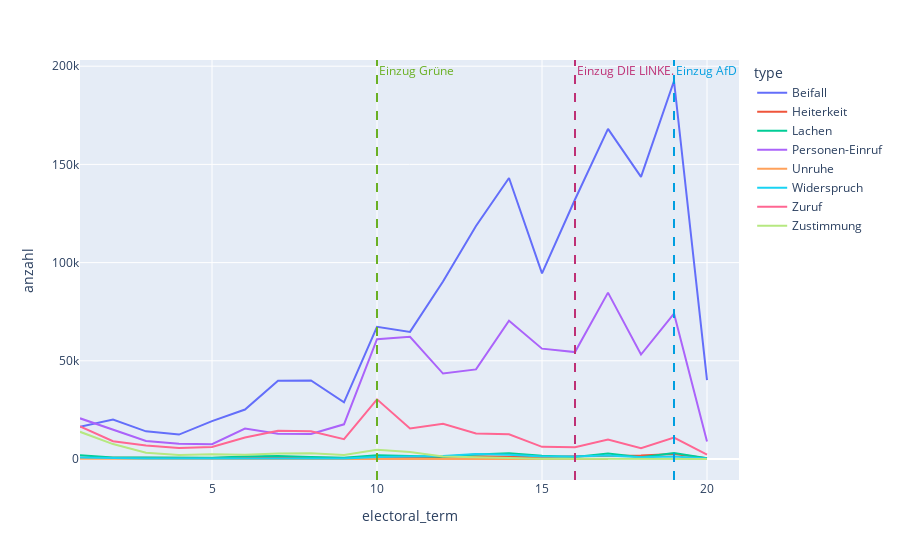

The cell this chart's notebook holds for it:
### Code cell
fig = px.line(grouped_all,x="electoral_term" , y="anzahl", color="type")
einzug_wahlperioden = {
    "Grüne": 10,
    "DIE LINKE.": 16,
    "AfD": 19
}

farben_linie = {
    "Grüne": "#6AB023",
    "DIE LINKE.": "#BE3075",
    "AfD": "#009EE0"
}

for partei, wahlperiode in einzug_wahlperioden.items():
    fig.add_vline(
        x=wahlperiode,
        line_width=2,
        line_dash="dash",
        line_color=farben_linie[partei],
        annotation_text=f"Einzug {partei}",
        annotation_position="top right",
        annotation_font_color=farben_linie[partei]
    )
fig.show()

### Figure 1 — Plotly figure (JSON) as saved in the notebook; plotly's stock layout.template omitted (floating-point values rounded to 4 significant figures)
{"data": [{"hovertemplate": "type=Beifall<br>electoral_term=%{x}<br>anzahl=%{y}<extra></extra>", "legendgroup": "Beifall", "line": {"color": "#636efa", "dash": "solid"}, "marker": {"symbol": "circle"}, "mode": "lines", "name": "Beifall", "orientation": "v", "showlegend": true, "type": "scatter", "x": [1, 2, 3, 4, 5, 6, 7, 8, 9, 10, 11, 12, 13, 14, 15, 16, 17, 18, 19, 20], "xaxis": "x", "y": [16361, 20127, 14071, 12447, 19287, 25205, 39888, 39977, 28857, 67321, 64725, 90358, 118656, 143095, 94535, 132122, 168066, 143617, 192464, 40114], "yaxis": "y"}, {"hovertemplate": "type=Heiterkeit<br>electoral_term=%{x}<br>anzahl=%{y}<extra></extra>", "legendgroup": "Heiterkeit", "line": {"color": "#EF553B", "dash": "solid"}, "marker": {"symbol": "circle"}, "mode": "lines", "name": "Heiterkeit", "orientation": "v", "showlegend": true, "type": "scatter", "x": [1, 2, 3, 4, 5, 6, 7, 8, 9, 10, 11, 12, 13, 14, 15, 16, 17, 18, 19, 20], "xaxis": "x", "y": [643, 576, 552, 448, 563, 711, 1062, 699, 449, 1026, 868, 1023, 1454, 1304, 861, 1356, 1692, 1780, 2548, 352], "yaxis": "y"}, {"hovertemplate": "type=Lachen<br>electoral_term=%{x}<br>anzahl=%{y}<extra></extra>", "legendgroup": "Lachen", "line": {"color": "#00cc96", "dash": "solid"}, "marker": {"symbol": "circle"}, "mode": "lines", "name": "Lachen", "orientation": "v", "showlegend": true, "type": "scatter", "x": [1, 2, 3, 4, 5, 6, 7, 8, 9, 10, 11, 12, 13, 14, 15, 16, 17, 18, 19, 20], "xaxis": "x", "y": [1879, 784, 721, 587, 637, 1255, 1592, 1052, 628, 1965, 1498, 1102, 2349, 2869, 1621, 1076, 2857, 916, 3067, 417], "yaxis": "y"}, {"hovertemplate": "type=Personen-Einruf<br>electoral_term=%{x}<br>anzahl=%{y}<extra></extra>", "legendgroup": "Personen-Einruf", "line": {"color": "#ab63fa", "dash": "solid"}, "marker": {"symbol": "circle"}, "mode": "lines", "name": "Personen-Einruf", "orientation": "v", "showlegend": true, "type": "scatter", "x": [1, 2, 3, 4, 5, 6, 7, 8, 9, 10, 11, 12, 13, 14, 15, 16, 17, 18, 19, 20], "xaxis": "x", "y": [20713, 14831, 9197, 7771, 7552, 15502, 12851, 12732, 17659, 61016, 62233, 43504, 45616, 70403, 56184, 54442, 84711, 53182, 74070, 8924], "yaxis": "y"}, {"hovertemplate": "type=Unruhe<br>electoral_term=%{x}<br>anzahl=%{y}<extra></extra>", "legendgroup": "Unruhe", "line": {"color": "#FFA15A", "dash": "solid"}, "marker": {"symbol": "circle"}, "mode": "lines", "name": "Unruhe", "orientation": "v", "showlegend": true, "type": "scatter", "x": [1, 2, 3, 4, 5, 6, 7, 8, 9, 10, 11, 12, 13, 14, 15, 17], "xaxis": "x", "y": [126, 66, 23, 28, 19, 38, 11, 4, 7, 9, 14, 10, 6, 2, 3, 1], "yaxis": "y"}, {"hovertemplate": "type=Widerspruch<br>electoral_term=%{x}<br>anzahl=%{y}<extra></extra>", "legendgroup": "Widerspruch", "line": {"color": "#19d3f3", "dash": "solid"}, "marker": {"symbol": "circle"}, "mode": "lines", "name": "Widerspruch", "orientation": "v", "showlegend": true, "type": "scatter", "x": [1, 2, 3, 4, 5, 6, 7, 8, 9, 10, 11, 12, 13, 14, 15, 16, 17, 18, 19, 20], "xaxis": "x", "y": [822, 473, 296, 253, 277, 433, 435, 389, 233, 1063, 1288, 1532, 2498, 2216, 1275, 1256, 1800, 875, 1294, 267], "yaxis": "y"}, {"hovertemplate": "type=Zuruf<br>electoral_term=%{x}<br>anzahl=%{y}<extra></extra>", "legendgroup": "Zuruf", "line": {"color": "#FF6692", "dash": "solid"}, "marker": {"symbol": "circle"}, "mode": "lines", "name": "Zuruf", "orientation": "v", "showlegend": true, "type": "scatter", "x": [1, 2, 3, 4, 5, 6, 7, 8, 9, 10, 11, 12, 13, 14, 15, 16, 17, 18, 19, 20], "xaxis": "x", "y": [16535, 9041, 6827, 5543, 6123, 10925, 14412, 14068, 10069, 30367, 15554, 17892, 12975, 12540, 6176, 5991, 9876, 5553, 10900, 2220], "yaxis": "y"}, {"hovertemplate": "type=Zustimmung<br>electoral_term=%{x}<br>anzahl=%{y}<extra></extra>", "legendgroup": "Zustimmung", "line": {"color": "#B6E880", "dash": "solid"}, "marker": {"symbol": "circle"}, "mode": "lines", "name": "Zustimmung", "orientation": "v", "showlegend": true, "type": "scatter", "x": [1, 2, 3, 4, 5, 6, 7, 8, 9, 10, 11, 12, 13, 14, 15, 16, 17, 18, 19, 20], "xaxis": "x", "y": [13846, 7602, 3182, 2068, 2383, 2133, 2768, 2939, 2061, 4650, 3566, 1308, 908, 328, 78, 94, 47, 37, 33, 2], "yaxis": "y"}], "layout": {"annotations": [{"font": {"color": "#6AB023"}, "showarrow": false, "text": "Einzug Grüne", "x": 10, "xanchor": "left", "xref": "x", "y": 1, "yanchor": "top", "yref": "y domain"}, {"font": {"color": "#BE3075"}, "showarrow": false, "text": "Einzug DIE LINKE.", "x": 16, "xanchor": "left", "xref": "x", "y": 1, "yanchor": "top", "yref": "y domain"}, {"font": {"color": "#009EE0"}, "showarrow": false, "text": "Einzug AfD", "x": 19, "xanchor": "left", "xref": "x", "y": 1, "yanchor": "top", "yref": "y domain"}], "legend": {"title": {"text": "type"}, "tracegroupgap": 0}, "margin": {"t": 60}, "shapes": [{"line": {"color": "#6AB023", "dash": "dash", "width": 2}, "type": "line", "x0": 10, "x1": 10, "xref": "x", "y0": 0, "y1": 1, "yref": "y domain"}, {"line": {"color": "#BE3075", "dash": "dash", "width": 2}, "type": "line", "x0": 16, "x1": 16, "xref": "x", "y0": 0, "y1": 1, "yref": "y domain"}, {"line": {"color": "#009EE0", "dash": "dash", "width": 2}, "type": "line", "x0": 19, "x1": 19, "xref": "x", "y0": 0, "y1": 1, "yref": "y domain"}], "xaxis": {"anchor": "y", "domain": [0, 1], "title": {"text": "electoral_term"}}, "yaxis": {"anchor": "x", "domain": [0, 1], "title": {"text": "anzahl"}}}}
